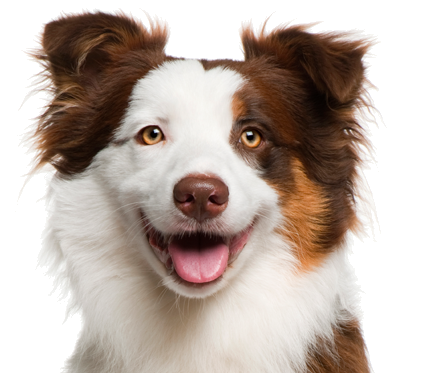
#> input picture images/dogpng.png, 448 x 373 px, found by its file name
$ python 10.Analysis_Histogram.py
#> lines starting #> are read from the running program, lines starting #| are printed output that depends on the picture; after the words box and inside, x2 and y2 are one past the last pixel; in counts of white or black regions, pixels touching at a corner belong together
import numpy as np
import cv2
import matplotlib.pyplot as plt

image = cv2.imread(r"E:\iNeuron\5.CV\Practise\OpenCV_Project\images\dogpng.png", flags=0)
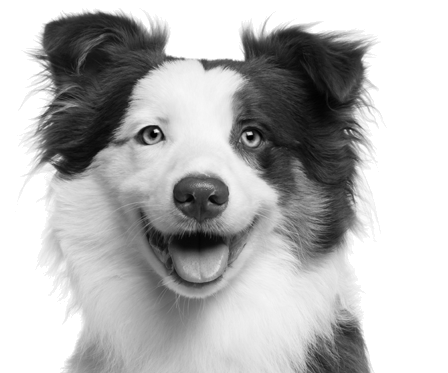
#> image: shape (373, 448); min 0, max 255, mean 181.7
cv2.rectangle(image, pt1=(0,100),pt2=(200,100),color=(205), thickness=-1)
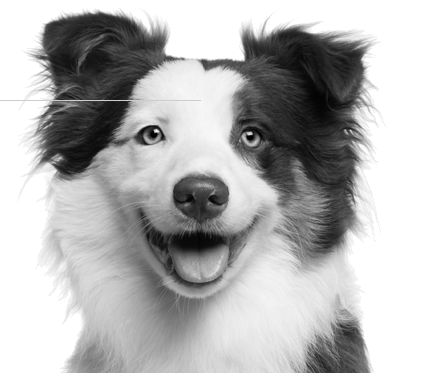
#> image: shape (373, 448); 0.12% of pixels changed, all inside (x1, y1, x2, y2) = (0, 100, 201, 101)

#plt.hist(image.ravel(),256,[0,256])
#plt.show()

#> (the run stopped early here; a loop or call above may not have finished)
